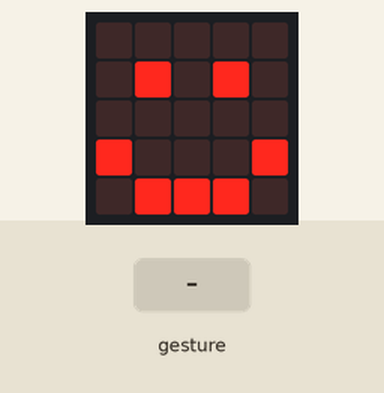
This program was run on a simulated BBC micro:bit running MicroPython. Shown: the board's 5×5 LED display. The inputs (shaded band) are chosen by the test bench. A tilt is held for 1.5 s and a shake lasts 1 s, then the board lies face up again.

Above: at 1.2 s.
1.3 s: gesture 'shake'
At 2.2 s:
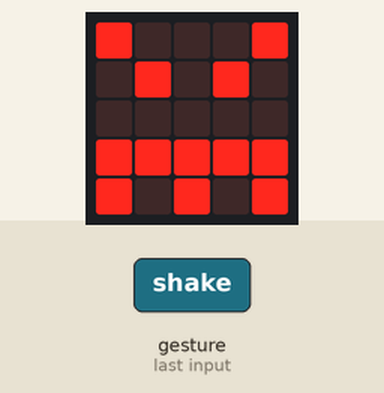
3.9 s: gesture 'face down'
At 5.4 s:
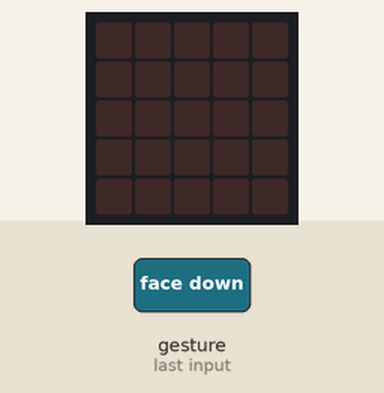
Timing chart, 0 to 6.9 s (numbered marks = the images above; inputs shaded):
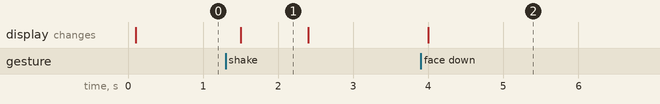

The program:

gestures.py
```python
from microbit import *

asleep = False

while True:
    gesture = accelerometer.current_gesture()

    if not asleep:
        if gesture == "face up" and not asleep:
            display.show(Image.HAPPY)
        elif gesture == "face down" and not asleep:
            asleep = True
            display.clear()
        else:
            display.show(Image.ANGRY)
    elif accelerometer.was_gesture("shake"):
        asleep = False
```

Measured:
- after the input at 1.3 s, the display: changes after 0.20 s (image 1)
- after the input at 3.9 s, the display: changes after 0.10 s (image 2)
- what the display in image 1 shows lasts 0.9 s, from 1.5 s to 2.4 s
